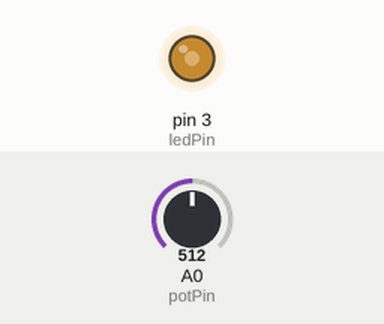
Simulated run of this sketch. Board: Arduino Uno, built with avr-gcc and run on an emulated ATmega328P. Parts: output pins drawn as LEDs (lit = HIGH). The inputs (shaded band) are chosen by the test bench; at power-on: A0 (potPin) = 512.

Above: at 1.2 s.
1.3 s: A0 (potPin) set to 716
At 2.5 s:
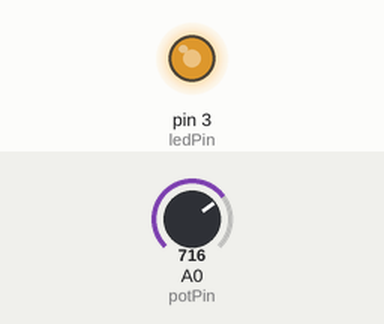
2.8 s: A0 (potPin) set to 900
At 3.9 s:
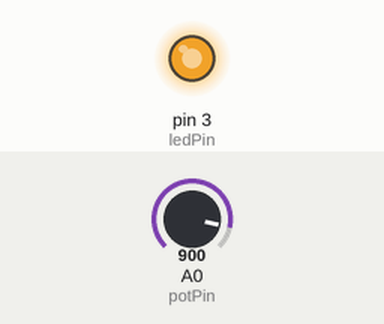
4.3 s: A0 (potPin) set to 122
At 4.9 s:
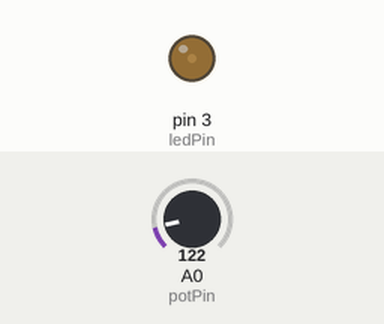
5.8 s: A0 (potPin) set to 0
At 6.2 s:
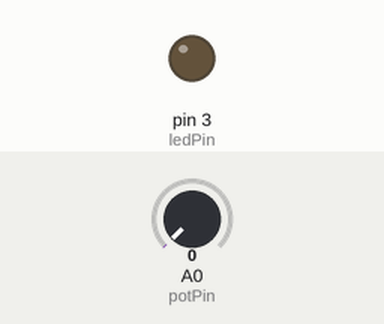
7.3 s: A0 (potPin) set to 511
At 8.4 s:
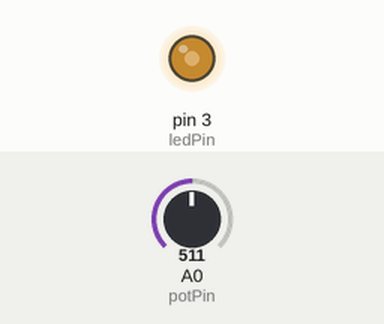
Timing chart, 0 to 9.8 s (numbered marks = the images above; inputs shaded):
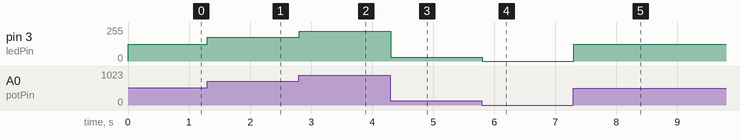

The sketch:

main.ino
```cpp
// PWM LED Brightness Control using a Potentiometer
// This program changes the brightness of an LED based on the position of a potentiometer.

// Define the analog input pin connected to the potentiometer
const int potPin = A0;   // Potentiometer connected to analog pin A0

// Define the PWM-capable digital pin connected to the LED
const int ledPin = 3;    // LED connected to digital pin 3 (supports PWM)

void setup() {
  // Runs once at startup

  // Set the LED pin as an OUTPUT so it can control the LED
  pinMode(ledPin, OUTPUT);
}

void loop() {
  // Runs repeatedly after setup()

  // Read the potentiometer value (0 to 1023)
  int potValue = analogRead(potPin);

  // Map the potentiometer value (0-1023) to PWM range (0-255)
  // PWM controls brightness by changing how long LED is ON vs OFF
  int brightness = map(potValue, 0, 1023, 0, 255);

  // Send the PWM signal to the LED to set its brightness
  analogWrite(ledPin, brightness);

  // Small delay to stabilize the signal and prevent flicker
  delay(10);
}
```

Measured:
- after the input at 1.3 s, pin 3 (ledPin): 127/255 → 178/255 at once
- after the input at 2.8 s, pin 3 (ledPin): 178/255 → 224/255 at once
- after the input at 4.3 s, pin 3 (ledPin): 224/255 → 30/255 at once
- after the input at 5.8 s, pin 3 (ledPin): 30/255 → 0/255 at once
- after the input at 7.3 s, pin 3 (ledPin): 0/255 → 127/255 at once
